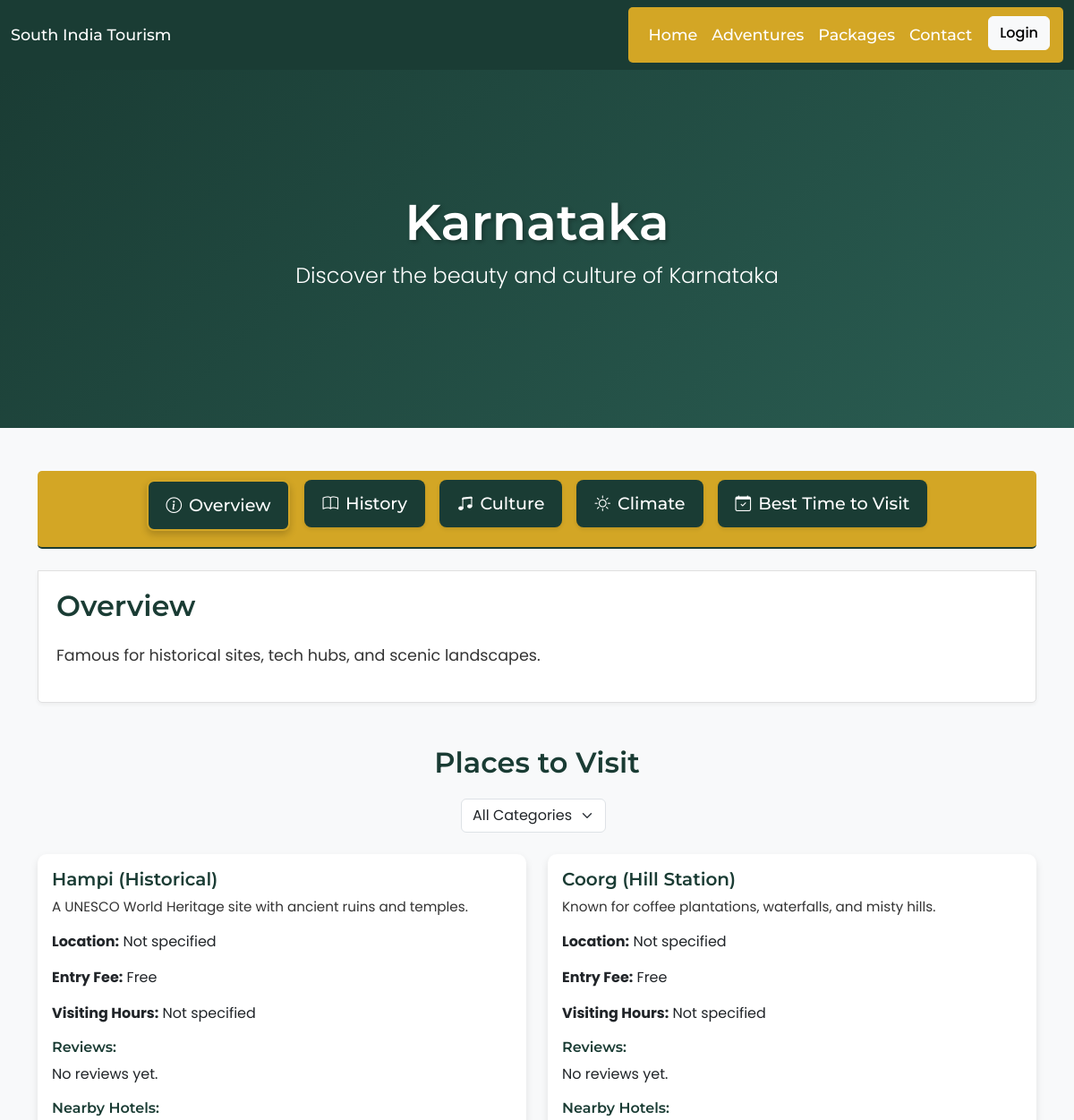
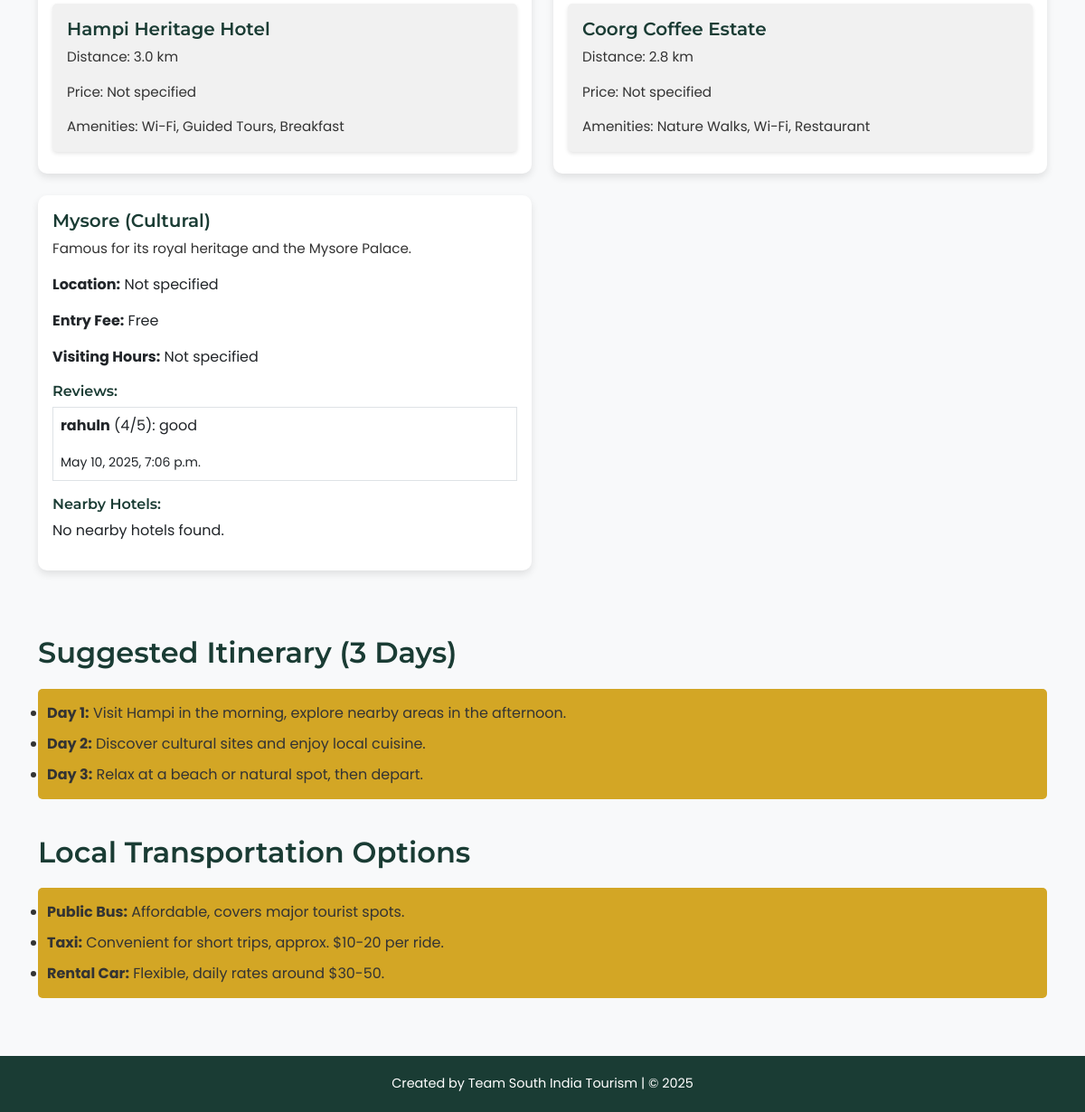
Page /state/karnataka/ on the committed database (2 pictures, top to bottom).
### core/models.py (models this page shows, shortened)
class State(models.Model):
    name = models.CharField(max_length=100)
    description = models.TextField(blank=True, help_text="A general overview of the state.")
    history = models.TextField(blank=True, help_text="Historical background of the state.")
    culture = models.TextField(blank=True, help_text="Cultural highlights, traditions, and festivals.")
    climate = models.TextField(blank=True, help_text="Climate information, including average temperatures and weather patterns.")
    best_time_to_visit = models.CharField(max_length=100, blank=True, help_text="Best months or seasons to visit the state.")
    favorites = models.ManyToManyField(User, related_name='favorite_states', blank=True)  # Add this field

class Place(models.Model):
    CATEGORY_CHOICES = [
        ('Historical', 'Historical'),
        ('Natural', 'Natural'),
        ('Beach', 'Beach'),
        ('Cultural', 'Cultural'),
        ('Adventure', 'Adventure'),
    ]
    state = models.ForeignKey(State, on_delete=models.CASCADE, related_name='places')
    name = models.CharField(max_length=100)
    category = models.CharField(max_length=50, choices=CATEGORY_CHOICES)
    description = models.TextField(blank=True)
    location = models.CharField(max_length=200, blank=True)
    entry_fee = models.DecimalField(max_digits=10, decimal_places=2, blank=True, null=True)
    visiting_hours = models.CharField(max_length=100, blank=True)

class Hotel(models.Model):
    place = models.ForeignKey(Place, on_delete=models.CASCADE, related_name='hotels')
    name = models.CharField(max_length=100)
    address = models.TextField()
    amenities = models.TextField(blank=True)
    distance = models.FloatField()
    price_per_night = models.DecimalField(max_digits=10, decimal_places=2, blank=True, null=True)

class Review(models.Model):
    user = models.ForeignKey(User, on_delete=models.CASCADE, related_name='reviews')
    place = models.ForeignKey(Place, on_delete=models.CASCADE, related_name='reviews')
    rating = models.IntegerField(choices=[(i, str(i)) for i in range(1, 6)])
    comment = models.TextField()
    created_on = models.DateTimeField(auto_now_add=True)

### core/views.py (the view)
# urls.py: path('state/<str:state_name>/', views.state_detail, name='state_detail'),
def state_detail(request, state_name):
    state = get_object_or_404(State, name__iexact=state_name.replace('-', ' '))
    places = state.places.all()
    category = request.GET.get('category', '')
    if category:
        places = places.filter(category=category)
    places_with_hotels = []
    for place in places:
        near_hotels = place.hotels.filter(distance__lte=5)
        place.hotels_near = near_hotels
        place.reviews_list = place.reviews.all()[:3]
        place.is_favorited = request.user.is_authenticated and place.favorited_by.filter(user=request.user).exists()
        places_with_hotels.append(place)
    itinerary = [
        {"day": 1, "activity": f"Visit {places[0].name} in the morning, explore nearby areas in the afternoon."} if places else {"day": 1, "activity": "Explore the state capital or major city."},
        {"day": 2, "activity": "Discover cultural sites and enjoy local cuisine."},
        {"day": 3, "activity": "Relax at a beach or natural spot, then depart."},
    ]
    transport_options = [
        {"mode": "Public Bus", "details": "Affordable, covers major tourist spots."},
        {"mode": "Taxi", "details": "Convenient for short trips, approx. $10-20 per ride."},
        {"mode": "Rental Car", "details": "Flexible, daily rates around $30-50."},
    ]
    is_favorited = request.user.is_authenticated and state.favorites.filter(id=request.user.id).exists()
    return render(request, 'core/state.html', {
        'state': state,
        'places': places_with_hotels,
        'categories': Place.CATEGORY_CHOICES,
        'selected_category': category,
        'itinerary': itinerary,
        'transport_options': transport_options,
        'is_favorited': is_favorited,  # For state favorites
    })

### core/templates/core/state.html (shortened to what this page needs)
{% load static %}
<!DOCTYPE html>
<html lang="en">
<head>
  <link href="https://cdn.jsdelivr.net/npm/bootstrap@5.3.0/dist/css/bootstrap.min.css" rel="stylesheet">
  <link rel="stylesheet" href="{% static 'core/css/style.css' %}">
  <link rel="stylesheet" href="https://cdn.jsdelivr.net/npm/bootstrap-icons@1.10.5/font/bootstrap-icons.css">
</head>
<body>
  <nav class="navbar navbar-expand-lg navbar-dark bg-custom sticky-top">
    <div class="container-fluid">
      <a class="navbar-brand" href="{% url 'home' %}">South India Tourism</a>
      <div class="collapse navbar-collapse" id="navbarNav">
        <ul class="navbar-nav ms-auto">
          <li class="nav-item"><a class="nav-link" href="{% url 'home' %}">Home</a></li>
          <li class="nav-item"><a class="nav-link" href="{% url 'home' %}#category">Adventures</a></li>
          <li class="nav-item"><a class="nav-link" href="{% url 'home' %}#packages">Packages</a></li>
          <li class="nav-item"><a class="nav-link" href="{% url 'home' %}#contact">Contact</a></li>
          {% if user.is_authenticated %}
            <li class="nav-item"><a class="nav-link" href="{% url 'my_favorites' %}">My Favorites</a></li>
            <li class="nav-item">
              <form action="{% url 'logout' %}" method="post" style="display: inline;">
                {% csrf_token %}
                <button type="submit" class="btn btn-light nav-btn">Logout</button>
              </form>
            </li>
          {% else %}
            <li class="nav-item">
              <a href="{% url 'login' %}" class="btn btn-light nav-btn">Login</a>
            </li>
          {% endif %}
        </ul>
      </div>
    </div>
  </nav>
  <section class="hero-section text-center text-white">
    <div class="hero-overlay">
      <h1 class="hero-title">{{ state.name }}</h1>
      <p class="hero-subtitle">Discover the beauty and culture of {{ state.name }}</p>
    </div>
  </section>
  <section class="state-details py-5">
    <div class="container">
      <ul class="nav nav-tabs justify-content-center mb-4 state-tabs" id="stateTabs" role="tablist">
        <li class="nav-item" role="presentation">
          <a class="nav-link active" id="overview-tab" data-bs-toggle="tab" href="#overview" role="tab" aria-controls="overview" aria-selected="true">
            <i class="bi bi-info-circle me-2"></i>Overview
          </a>
        </li>
        <li class="nav-item" role="presentation">
          <a class="nav-link" id="history-tab" data-bs-toggle="tab" href="#history" role="tab" aria-controls="history" aria-selected="false" tabindex="-1">
            <i class="bi bi-book me-2"></i>History
          </a>
        </li>
        <li class="nav-item" role="presentation">
          <a class="nav-link" id="culture-tab" data-bs-toggle="tab" href="#culture" role="tab" aria-controls="culture" aria-selected="false" tabindex="-1">
            <i class="bi bi-music-note-beamed me-2"></i>Culture
          </a>
        </li>
        <li class="nav-item" role="presentation">
          <a class="nav-link" id="climate-tab" data-bs-toggle="tab" href="#climate" role="tab" aria-controls="climate" aria-selected="false" tabindex="-1">
            <i class="bi bi-sun me-2"></i>Climate
          </a>
        </li>
        <li class="nav-item" role="presentation">
          <a class="nav-link" id="best-time-tab" data-bs-toggle="tab" href="#best-time" role="tab" aria-controls="best-time" aria-selected="false" tabindex="-1">
            <i class="bi bi-calendar-check me-2"></i>Best Time to Visit
          </a>
        </li>
      </ul>
      <div class="tab-content" id="stateTabsContent">
        <div class="tab-pane fade show active" id="overview" role="tabpanel" aria-labelledby="overview-tab">
          <h3 class="section-title">Overview</h3>
          <p class="section-content">{{ state.description|default:"No description available." }}</p>
        </div>
      </div>
      <div class="row mt-5">
        <h3 class="section-title text-center">Places to Visit</h3>
        <div class="col-md-12 mb-4">
          <form method="get" class="d-flex justify-content-center">
            <select name="category" class="form-select w-auto me-2" onchange="this.form.submit()">
              <option value="">All Categories</option>
            </select>
          </form>
        </div>
        {% for place in places %}
          <div class="col-md-6 mb-4">
            <div class="card place-card">
              <div class="card-body">
                <h5 class="card-title">{{ place.name }} ({{ place.category }})</h5>
                <p class="card-text">{{ place.description }}</p>
                <p><strong>Location:</strong> {{ place.location|default:"Not specified" }}</p>
                <p><strong>Entry Fee:</strong> {% if place.entry_fee %}${{ place.entry_fee }}{% else %}Free{% endif %}</p>
                <p><strong>Visiting Hours:</strong> {{ place.visiting_hours|default:"Not specified" }}</p>
                <h6 class="mt-3">Reviews:</h6>
                {% for review in place.reviews_list %}
                  <div class="border p-2 mb-2">
                    <p><strong>{{ review.user.username }}</strong> ({{ review.rating }}/5): {{ review.comment }}</p>
                    <small>{{ review.created_on }}</small>
                  </div>
                {% empty %}
                  <p>No reviews yet.</p>
                {% endfor %}
                <h6 class="mt-3">Nearby Hotels:</h6>
                {% for hotel in place.hotels_near %}
                  <div class="card hotel-card mb-2">
                    <div class="card-body">
                      <h6 class="card-title">{{ hotel.name }}</h6>
                      <p class="card-text">Distance: {{ hotel.distance }} km</p>
                      <p class="card-text">Price: {% if hotel.price_per_night %}${{ hotel.price_per_night }}/night{% else %}Not specified{% endif %}</p>
                      <p class="card-text">Amenities: {{ hotel.amenities|default:"Not specified" }}</p>
                    </div>
                  </div>
                {% empty %}
                  <p>No nearby hotels found.</p>
                {% endfor %}
              </div>
            </div>
          </div>
        {% empty %}
          <div class="col-md-12">
            <p>No places found for this category.</p>
          </div>
        {% endfor %}
      </div>
      <div class="row mt-5">
        <div class="col-md-12">
          <h3 class="section-title">Suggested Itinerary (3 Days)</h3>
          <ul class="itinerary-list">
            {% for day in itinerary %}
              <li><strong>Day {{ day.day }}:</strong> {{ day.activity }}</li>
            {% endfor %}
          </ul>
        </div>
      </div>
      <div class="row mt-4">
        <div class="col-md-12">
          <h3 class="section-title">Local Transportation Options</h3>
          <ul class="transport-list">
            {% for option in transport_options %}
              <li><strong>{{ option.mode }}:</strong> {{ option.details }}</li>
            {% endfor %}
          </ul>
        </div>
      </div>
    </div>
  </section>
  <footer class="footer">
    <div class="container">
      <div class="credit">Created by Team South India Tourism | © 2025</div>
    </div>
  </footer>
</body>
</html>

### core/static/core/css/style.css (style rules this page uses)
.bg-custom { background-color: #1a3c34; }
.nav-btn { margin-left: 10px; font-family: 'Poppins', sans-serif; font-weight: 500; font-size: 1rem; }
.navbar-brand, .nav-link { color: #ffffff !important; font-family: 'Montserrat', sans-serif; font-weight: 500; font-size: 1.1rem; }
.navbar-nav.ms-auto { background-color: #d3a625; padding: 10px 15px; border-radius: 5px; }
.hero-section { position: relative; height: 400px; background: linear-gradient(135deg, #1a3c34 0%, #2a5d52 100%); display: flex; align-items: center; justify-content: center; overflow: hidden; }
.hero-overlay { text-align: center; }
.hero-title { font-size: 3.5rem; font-family: 'Montserrat', sans-serif; font-weight: 600; text-shadow: 2px 2px 4px rgba(0, 0, 0, 0.3); color: #ffffff; }
.hero-subtitle { font-size: 1.5rem; font-family: 'Poppins', sans-serif; font-weight: 300; color: #ffffff; }
.state-details { padding: 40px 0; background-color: #f8f9fa; }
.section-title { font-size: 2rem; color: #1a3c34; margin-bottom: 20px; font-family: 'Montserrat', sans-serif; font-weight: 600; }
.section-content { font-size: 1.1rem; color: #333; font-family: 'Poppins', sans-serif; line-height: 1.8; }
.state-details ul { background-color: #d3a625; padding: 10px; border-radius: 5px; }
.state-details ul.nav-tabs.state-tabs { border-bottom: 2px solid #1a3c34; flex-wrap: wrap; }
.nav-tabs .nav-item { margin-bottom: 8px; }
.nav-tabs .nav-link { color: #ffffff; font-family: 'Montserrat', sans-serif; font-weight: 500; font-size: 1.2rem; padding: 12px 20px; border: none; border-radius: 8px; transition: all 0.3s ease; background-color: #1a3c34; margin: 0 8px; display: flex; align-items: center; box-shadow: 0 2px 4px rgba(0, 0, 0, 0.1); }
.nav-tabs .nav-link.active { color: #ffffff; background-color: #1a3c34; border: 2px solid #d3a625; box-shadow: 0 4px 8px rgba(0, 0, 0, 0.2); }
.nav-tabs .nav-link i { font-size: 1.1rem; margin-right: 8px; }
.tab-content { background-color: #ffffff; border: 1px solid #e0e0e0; border-radius: 0 0 5px 5px; padding: 20px; box-shadow: 0 2px 4px rgba(0, 0, 0, 0.05); }
ul.itinerary-list li, ul.transport-list li { padding: 5px 0; color: #333; }
.place-card { transition: transform 0.3s, box-shadow 0.3s; background: #fff; border: none; border-radius: 10px; box-shadow: 0 4px 8px rgba(0,0,0,0.1); }
.hotel-card { background: #f1f1f1; border: none; border-radius: 5px; box-shadow: 0 2px 4px rgba(0,0,0,0.1); margin-bottom: 10px; }
.card-title { color: #1a3c34; font-size: 1.25em; font-family: 'Montserrat', sans-serif; font-weight: 600; }
.card-text { font-size: 0.95em; color: #333; font-family: 'Poppins', sans-serif; }
.footer { background: #1a3c34; color: white; padding: 20px 0; text-align: center; }
.footer .credit { font-size: 0.9em; font-family: 'Poppins', sans-serif; }
body { font-family: 'Poppins', sans-serif; margin: 0; padding: 0; font-size: 16px; }
h1, h2, h3, h4, h5, h6 { font-family: 'Montserrat', sans-serif; font-weight: 600; color: #1a3c34; }
p, a, li, button, input, textarea, select, label { font-family: 'Poppins', sans-serif; font-weight: 400; }

### rows in the picture
State: name "Karnataka", description "Famous for historical sites, tech hubs, and scenic landscapes."
Place: name "Hampi", category "Historical", description "A UNESCO World Heritage site with ancient ruins and temples.", location "Not specified", shows "Free", visiting_hours "Not specified"
Hotel: name "Hampi Heritage Hotel", distance "3.0", shows "Not specified", amenities "Wi-Fi, Guided Tours, Breakfast"
Place: name "Coorg", category "Hill Station", description "Known for coffee plantations, waterfalls, and misty hills.", location "Not specified", shows "Free", visiting_hours "Not specified"
Hotel: name "Coorg Coffee Estate", distance "2.8", shows "Not specified", amenities "Nature Walks, Wi-Fi, Restaurant"
Place: name "Mysore", category "Cultural", description "Famous for its royal heritage and the Mysore Palace.", location "Not specified", shows "Free", visiting_hours "Not specified"
Review: user.username "rahuln", rating "4", comment "good", created_on "May 10, 2025, 7:06 p.m."

### other values in the picture
{{ day.day }} "1" "2" "3"
{{ day.activity }} "Visit Hampi in the morning, explore nearby areas in the afternoon." "Discover cultural sites and enjoy local cuisine." "Relax at a beach or natural spot, then depart."
{{ option.mode }} "Public Bus" "Taxi" "Rental Car"
{{ option.details }} "Affordable, covers major tourist spots." "Convenient for short trips, approx. $10-20 per ride." "Flexible, daily rates around $30-50."
